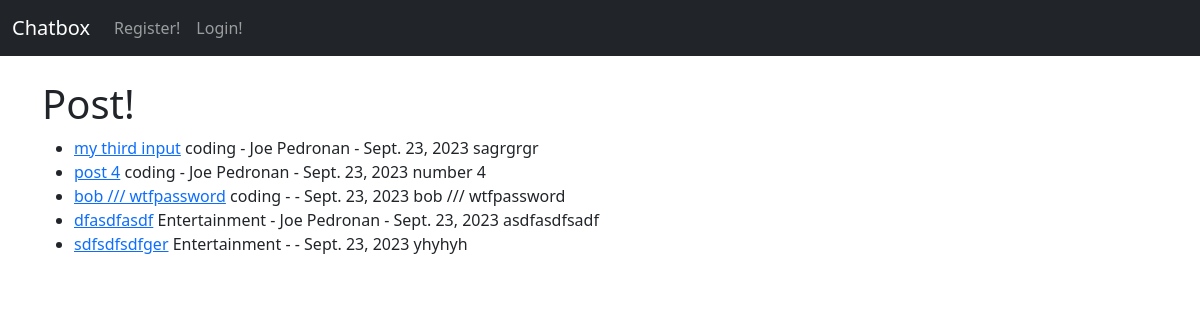
The page / on the database its author committed.
### theblog/models.py (models this page shows, shortened)
class Post(models.Model):
    title = models.CharField(max_length=255)
    title_tag = models.CharField(max_length=255)
    author = models.ForeignKey(User, on_delete=models.CASCADE)
    body = models.TextField()
    post_date = models.DateField(auto_now_add=True)
    category = models.CharField(max_length=255, default='coding')

### theblog/views.py (the view)
# urls.py: path('', HomeView.as_view(), name="home"),
class HomeView(ListView):
    model = Post
    template_name = 'home.html'
    ordering = ['-post_date']

### theblog/templates/home.html (shortened to what this page needs)
{% extends 'base.html' %}
{% block content %}
<h1>Post!</h1>
<ul>
{% for post in object_list %}
    <li><a href="{% url 'article-detail' post.pk %}"> {{ post.title }}</a> {{ post.category }} - {{ post.author.first_name }}
        {{ post.author.last_name }} - {{ post.post_date }}
        {{ post.body|slice:":200"| safe }}</li>
{% endfor %}
</ul>
{% endblock %}

### theblog/templates/base.html (shortened to what this page needs)
<!doctype html>
<html lang="en">
  <head>
    <link href="https://cdn.jsdelivr.net/npm/bootstrap@5.3.2/dist/css/bootstrap.min.css" rel="stylesheet">
  </head>
  <body>
    <nav class="navbar navbar-expand-lg navbar-dark bg-dark">
        <div class="container-fluid">
          <a class="navbar-brand" href="{% url 'home' %}">Chatbox</a>
          <div class="collapse navbar-collapse" id="navbarTogglerDemo03">
            <ul class="navbar-nav me-auto mb-2 mb-lg-0">
              {% if user.is_authenticated %}
              <li class="nav-item">
              <a class="nav-link" href="{% url 'add_post' %}">Say something!</a></li>
              <li class="nav-item">
                <a class="nav-link" href="{% url 'add_category' %}">Add a Category</a></li>
              <li class="nav-item">
                <a class="nav-link" href="{% url 'logout' %}">Logout!</a></li>
              {% else %}
              <li class="nav-item">
                <a class="nav-link" href="{% url 'register' %}">Register!</a></li>
              <li class="nav-item">
                <a class="nav-link" href="{% url 'login' %}">Login!</a></li>
              {% endif %}
            </ul>
          </div>
        </div>
      </nav>
    <br>
    <div class="container">
    {% block content %}
    {% endblock %}
    </div>
  </body>
</html>

### rows shown on the page
Post: title "my third input", category "coding", author.first_name "Joe", author.last_name "Pedronan", post_date "Sept. 23, 2023", body "sagrgrgr"
Post: title "post 4", category "coding", author.first_name "Joe", author.last_name "Pedronan", post_date "Sept. 23, 2023", body "number 4"
Post: title "bob /// wtfpassword", category "coding", post_date "Sept. 23, 2023", body "bob /// wtfpassword"
Post: title "dfasdfasdf", category "Entertainment", author.first_name "Joe", author.last_name "Pedronan", post_date "Sept. 23, 2023", body "asdfasdfsadf"
Post: title "sdfsdfsdfger", category "Entertainment", post_date "Sept. 23, 2023", body "yhyhyh"
